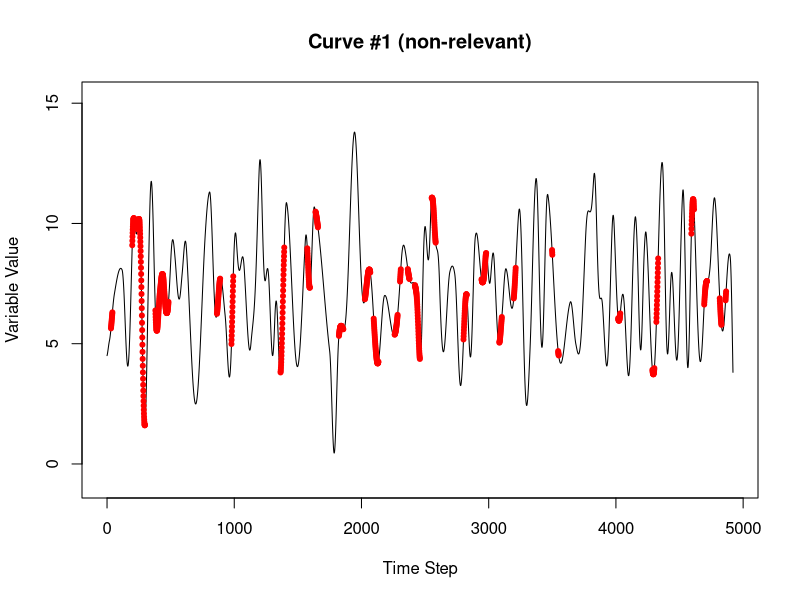
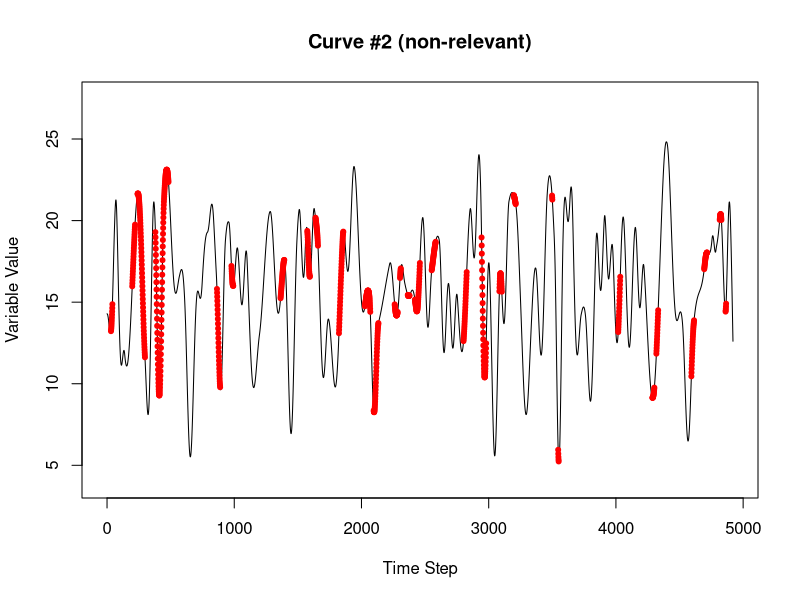
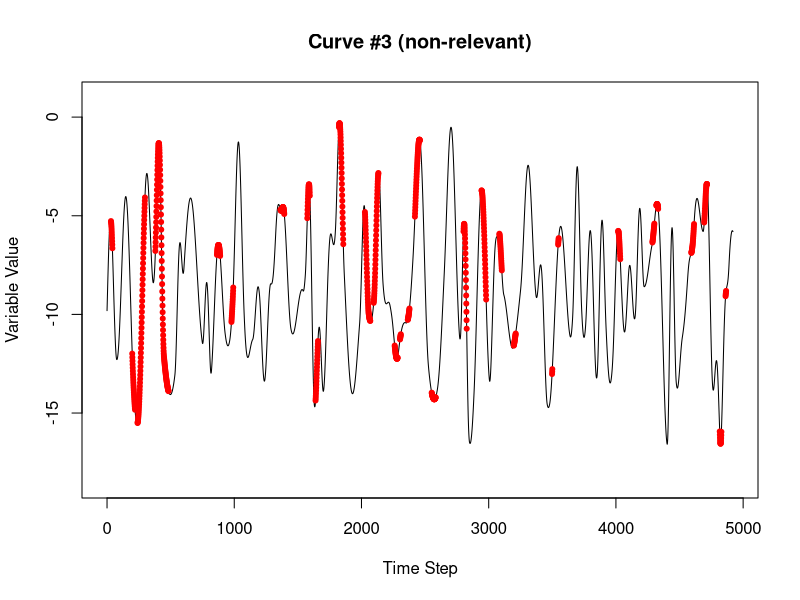
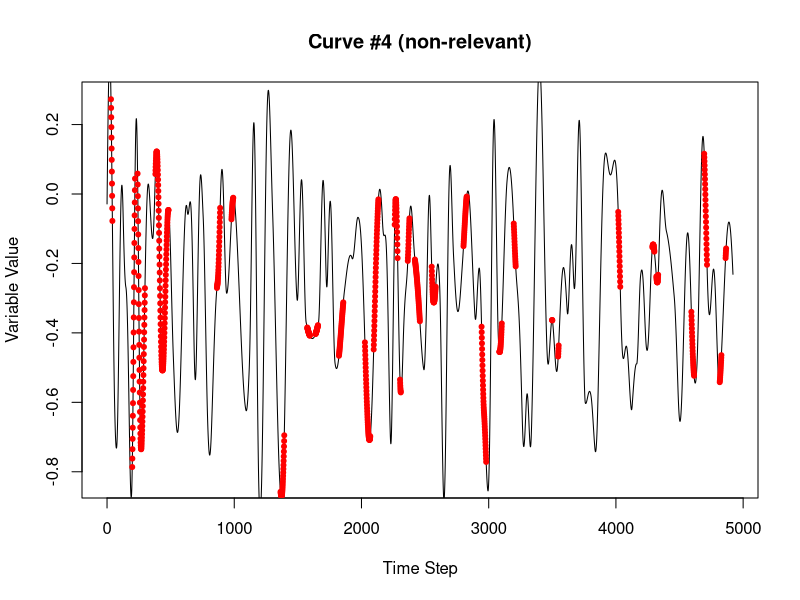
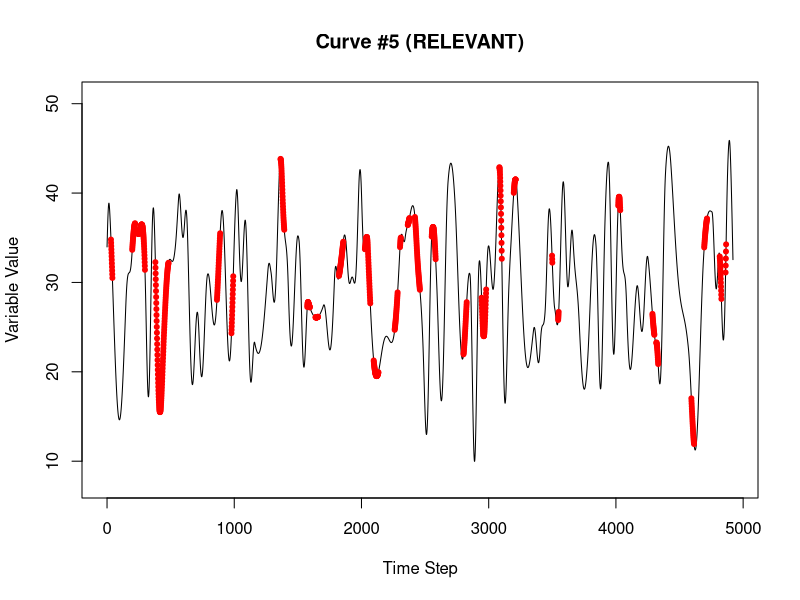
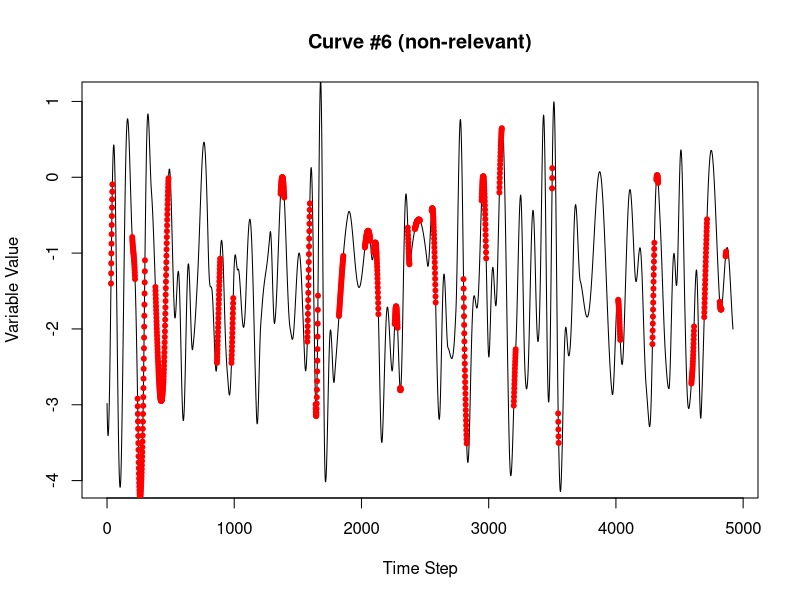
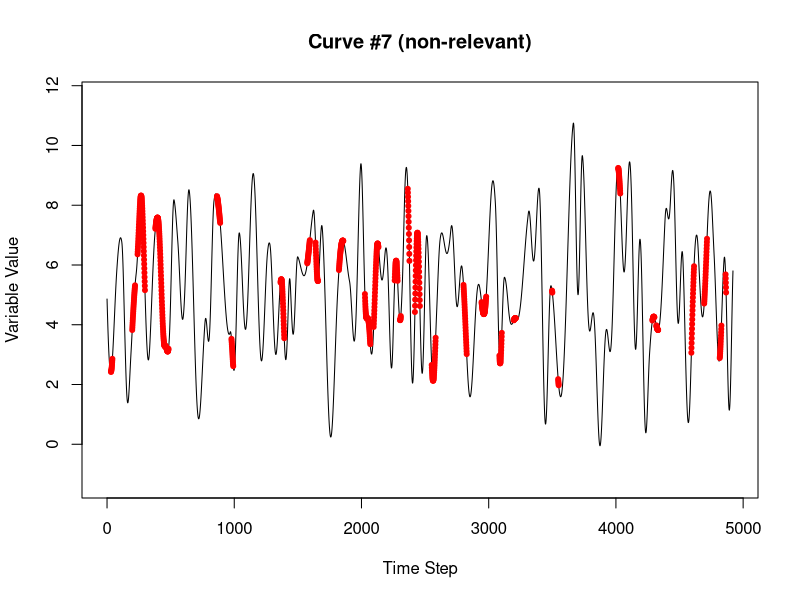
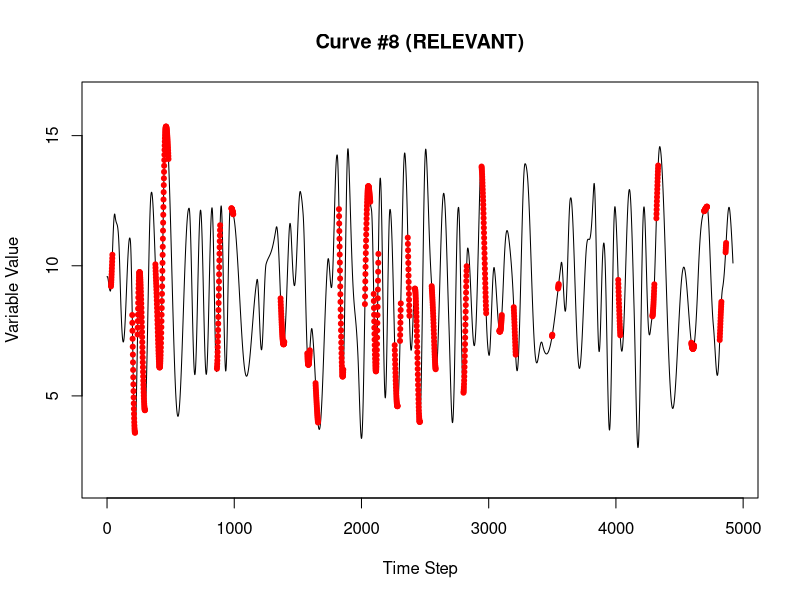

Reproduce these figures in R, in order.
library(dplyr)

# Executing this script will result in three data sets of interest:
# 1. dset       = the consolidated data set
# 2. dset_train = the training split of the consolidated data set
# 3. dset_test  = the test split of the consolidated data set
#
# NOTE: if it is desired to inspect the intermediate variables, comment out the
# last block, which removes all of the variables except the three listed above
# from the environment.


N          <- 100  # the number of RANDOM variables to generate
S          <- 40   # the number of superposed variables to generate
              # relevant variables vector (length must be smaller than "S" - not 5)
R          <- c(5, 8, 9, 10, 13, 25, 30)  
              # whether the high & above or low & below or in-between thresholds
#               area is used
AB         <- c('a', 'a', 'b', 'b', 'a', 'b', 'n')
              # each group will be elements of an "or" clause, whereas each
#               element within the group will be considered an "and" clause
#               (the groups must be sequentially numbered from one)
gp         <- c(1, 1, 1, 1, 1, 1, 1)
n          <- 40   # setting the number of cycles to generate
H          <- 10   # number of historical time steps to use for prediction
rseed      <- 1234 # the random seed for repeatability
train_fr   <- 0.7  # the fraction of the dataset used for the training portion of the data
disp       <- c(0, 0, 0, 0, 10, 0, 0, 10, 1, 0, 0, 0, 2, 0, 0, 0, 0, 0, 0, 0,
                0, 0, 0, 0, 3, 0, 0, 0,  0, 7, 0, 0, 0, 0, 0, 0, 0, 0, 0, 0) 
thresh_a   <- .3   # threshold above which the result contributes to a TRUE
#                    example for 'a' curves
thresh_b   <- .65   # threshold below which the result contributes to a TRUE
#                    example for 'b' curves
                   # (as a fraction of the max)
                   # NOTE:  For the narrow range 'n', results that lie within
#                           the boundaries defined by 'a' and 'b' will
#                           contribute to a TRUE example.

# setting the seed
set.seed(rseed)

# generating a set of sinusoidal signals that vary randomly by frequency with ~n cycles
# to mimic real-world phenomena driven by unseen inputs that tend to generate values
# as a continuous function
SIG_SIN_RND <- lapply(1:N, FUN = function(x) {
  unlist(lapply(1:n, FUN = function(x) { sin(seq(90, 449, sample(5, 1))/(180/pi)) })) })
# clipping a random number of elements to ensure that the phase is random as well
nmin <- n*360+1
SIG_SIN_RND <- lapply(SIG_SIN_RND, function(x) { 
  r    <-  x[sample(72, 1):length(x)]
  nmin <<- ifelse(length(r) < nmin, length(r), nmin) 
  return(r)
  })
# clipping the lengths so that all data sets are equal and adding a random vertical shift
SIG_SIN_RND <- lapply(SIG_SIN_RND, function(x) { return(x[1:nmin] + sample(200,1)/100) })

# Generating a set of superposed signals that use the random sinusoidal signals as a base
# determining how many random variables to sample.  As with the real world, the variables
# that you choose to measure may have overlapping causal effects that also affect some
# of the other variables that you chose, so sampling the curves with replacement.
nfun <- N%/%S + 1
SIG_SUPPOS  <- list()
for (j in 1:S) {
  SIG_SUPPOS[[j]] <- SIG_SIN_RND[[sample(N,1)]]
  for (i in 1:nfun)
    SIG_SUPPOS[[j]] <- SIG_SUPPOS[[j]] + SIG_SIN_RND[[sample(N,1)]]
  # varying the magnitude of the result
  SIG_SUPPOS[[j]] <- (rnorm(1, sd = .05) + .02) * 100 * SIG_SUPPOS[[j]] 
  }

# setting time displacements in which each "event" occurs after the threshold is breached
# in the real world an even may not occur immediately after a condition is met, there may
# be a reaction time between meeting a condition and event commencement.  Possible Examples:
# 1) Price response for a shortage of production for a specific product. There is a certain
#    amount of inventory space for the product so vendors likely will not raise their prices
#    before they need to re-order.
# 2) Price response for shortage in production of a specific product precursor, that is, an
#    element of a product that that is required for product assembly, but which may have
#    substitutes available.  This means that multiple thresholds will need to be breached
#    in order to trigger a corresponding event.  And there may be a time displacement
#    associated with each threshold if a shortage in the preferred item causes cascading
#    shortages in the substitute items.
# 3) A safety incident that depends on several dangerous conditions occurring simultaneously
#    or in sequence.  A risk precursor that is measurable (say aggregate training levels)
#    may beget other conditions that take some time to materialize, thus creating a danger
#    signal if a certain sequence of measurable precursors occurs.
#

# constructing a version of the curves that is shifted forward according to the
# displacements vector so that the original time sequence can remain untouched
SS <- SIG_SUPPOS
for (r in R) 
  if (disp[r] > 0) SS[[r]] <- c(rep(0, disp[r]), SS[[r]][1:(length(SS[[r]])-disp[r])])

# superposing the relevant variables
posg = list() # the gth element of the "or" clause
# keeping track of the limits for comparison purposes later
limits <- list()
for (i in 1:length(R)) {
  g <- gp[i]
  if (length(posg) < g) {
    # initializing the vector elements if the posg list element does not yet
    # have data in it 
    posg[[g]] <- rep(TRUE, length(SS[[1]]))
    }
  r  <- R[i]
  if      (AB[i] == 'a') {
    posg[[g]] <- posg[[g]] &
      (SS[[r]] > (thresh_a*(max(SS[[r]]) - min(SS[[r]])) + min(SS[[r]])))
    limits[[i]] <-
      c((thresh_a*(max(SS[[r]]) - min(SS[[r]])) + min(SS[[r]])), max(SS[[r]]))
  }
  else if (AB[i] == 'b') {
    posg[[g]] <- posg[[g]] &
      (SS[[r]] < (thresh_b*(max(SS[[r]]) - min(SS[[r]])) + min(SS[[r]])))
    limits[[i]] <-
      c(min(SS[[r]]), (thresh_b*(max(SS[[r]]) - min(SS[[r]])) + min(SS[[r]])))
  }
  else if (AB[i] == 'n') {
    posg[[g]] <- posg[[g]] &
      (SS[[r]] < (thresh_b*(max(SS[[r]]) - min(SS[[r]])) + min(SS[[r]]))) &
      (SS[[r]] > (thresh_a*(max(SS[[r]]) - min(SS[[r]])) + min(SS[[r]])))
    limits[[i]] <- c((thresh_a*(max(SS[[r]]) - min(SS[[r]])) + min(SS[[r]])),
                     (thresh_b*(max(SS[[r]]) - min(SS[[r]])) + min(SS[[r]])))
  }
}
lnames <- paste0(paste0("V",R,"TM"),disp[R])
names(limits) <- lnames

# combine all of the 'and' clauses together with the 'or' clause
pos <- rep(FALSE, length(SS[[1]]))
# keeping track of which groups are contributing to which outcome - each group
# uses a bit in a 32 bit integer, and all of those integers are retained in a
# vector - used for testing strategies to deal with entangled data sets (those
# that have positive outcomes from multiple sources - each source is entangled
# with the others)
attrib <- rep(0, length(SS[[1]]))
for (g in 1:length(posg)) {
  pos    <- pos | posg[[g]]
  attrib <- attrib + 2 ^ ((g-1)*pos[[g]])
}

time_steps <- which(pos)

# plotting the curves
for (i in 1:S) {
  srelev <- ifelse(i %in% R, "RELEVANT", "non-relevant")
  xvals  <- 0:(length(SIG_SUPPOS[[i]]) - 1)
  plot(xvals, SIG_SUPPOS[[i]], xlab = "Time Step", ylab = "Variable Value",
       main = sprintf("Curve #%d (%s)", i, srelev), type = "l", col = "black",
       ylim = c(mean(SIG_SUPPOS[[i]]) - 0.6*(max(abs(SIG_SUPPOS[[i]])) - min(abs(SIG_SUPPOS[[i]]))), 
                mean(SIG_SUPPOS[[i]]) + 0.6*(max(abs(SIG_SUPPOS[[i]])) - min(abs(SIG_SUPPOS[[i]])))))

  points(xvals[time_steps], SIG_SUPPOS[[i]][time_steps], col = "red", pch = 20)
}


# assembling the positive examples for each variable
# getting the indices of the positive examples
pos_indices  <- (1:nmin)[time_steps]
pos_indices  <- pos_indices[pos_indices > H]
# getting H number of historical time steps prior to the positive event
for (i in 1:S) {
  pos_hist     <- t(sapply(pos_indices, FUN = function(x) { return(SIG_SUPPOS[[i]][(x-H):x]) }))
  colnames(pos_hist) <- paste0("V",as.character(i),"TM", as.character(H:0))
  if (i == 1) pos_examples <- pos_hist
  if (i >  1) pos_examples <- cbind(pos_examples, pos_hist)
}
pos_examples <- data.frame(pos_examples)
pos_examples$INDC <- TRUE
pos_examples$X    <- pos_indices

# assembling the negative examples for each variable
# getting the indices of the negative examples
neg_indices  <- (1:nmin)[-time_steps]
# eliminating any that have H or less historical time steps preceding them
neg_indices  <- neg_indices[neg_indices > H]
# getting H number of historical time steps prior to the positive event
for (i in 1:S) {
  neg_hist     <- t(sapply(neg_indices, FUN = function(x) { return(SIG_SUPPOS[[i]][(x-H):x]) }))
  colnames(neg_hist) <- paste0("V",as.character(i),"TM", as.character(H:0))
  if (i == 1) neg_examples <- neg_hist
  if (i >  1) neg_examples <- cbind(neg_examples, neg_hist)
}

neg_examples <- data.frame(neg_examples)
neg_examples$INDC <- FALSE
neg_examples$X    <- neg_indices

dset   <- rbind(pos_examples, neg_examples)
dset   <- arrange(dset, X)
#dset$X <- 1:dim(dset)[1]

curve_data <- list(relev = R, thresh_a = thresh_a, thresh_b = thresh_b, disp = disp,
                   SIG_SIN_RND = SIG_SIN_RND, SIG_SUPPOS = SIG_SUPPOS,
                   time_steps = time_steps, dset = dset)

dset_train <- dset[sample(dim(dset)[1], train_fr*dim(dset)[1]),]
dset_test  <- dset[!(dset$X %in% dset_train$X),]

limlist    <- list()
for (i in 0:H) limlist[[i+1]] <- c(0,0)
all_limits <- list()
for (i in 1:S) {
  all_limits[[i]] <- limlist
  names(all_limits[[i]]) <- paste0(paste0("V",i,"TM"),0:H)
  
  prefix <- paste0("V",i,"TM")
  for (j in 0:H)
    all_limits[[i]][[j+1]] <- c(min(dset_train[,paste0(prefix,j)][dset_train$INDC]),
                                max(dset_train[,paste0(prefix,j)][dset_train$INDC]))
  
  in_this_list <- names(limits)[names(limits) %in% names(all_limits[[i]])]
  if (length(in_this_list) > 0) {
    all_limits[[i]][in_this_list] <- limits[in_this_list]
  }
}
names(all_limits) <- paste0("V",1:S,"TM")

# CLEAN-UP
# (if you wish to inspect the intermediate variables, comment out this block)

rm(list=c("all_limits", "curve_data", "limits", "limlist", "neg_examples",
        "neg_hist", "pos_examples", "pos_hist", "posg", "SIG_SIN_RND",
        "SIG_SUPPOS", "SS", "AB", "attrib", "disp", "g", "gp", "H", "i",
        "in_this_list", "j", "lnames", "n", "N", "neg_indices", "nfun",
        "nmin", "pos", "pos_indices", "prefix", "r", "R", "rseed", "S",
        "srelev", "thresh_a", "thresh_b", "time_steps", "train_fr", "xvals"))




